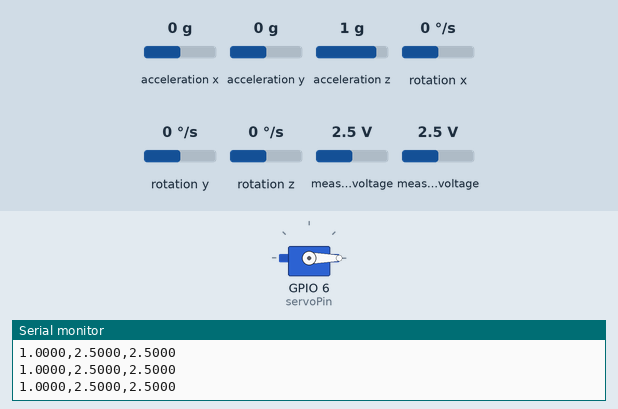
Recording of a sketch running on a simulated ESP32. Parts: servo, the last lines printed to the serial monitor. The inputs (shaded band) are chosen by the test bench; at power-on: acceleration x 0 g, acceleration y 0 g, acceleration z 1 g, rotation x 0 °/s, rotation y 0 °/s, rotation z 0 °/s, measured voltage 2.5 V.

Above: at 1.3 s.
1.4 s: acceleration x set to -0.7 g
2.9 s: acceleration x set to -1 g
At 3.6 s:
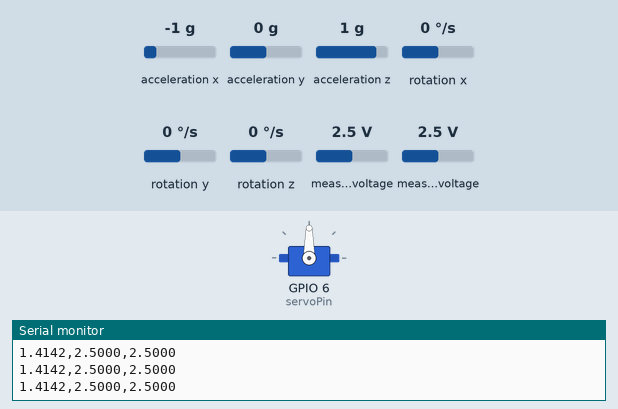
Timing chart, 0 to 5.9 s (numbered marks = the images above; inputs shaded):
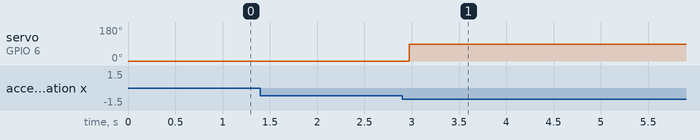

The sketch:

2finalcapstone.ino
```cpp
#include <Wire.h>
#include <MPU6050.h>
#include <Adafruit_ADS1X15.h>
#include <ESP32Servo.h>

MPU6050 mpu;
Adafruit_ADS1115 ads;
Servo gateServo;

const int servoPin = 6;
const float threshold = 1.3;
const float MAX_VALID_G = 8.0;

const int SDA_PIN = 8;
const int SCL_PIN = 9;

bool gateClosed = false;

void setup() {
  Serial.begin(115200);
  Wire.begin(SDA_PIN, SCL_PIN);
  delay(100);

  mpu.initialize();
  mpu.setFullScaleAccelRange(MPU6050_ACCEL_FS_2);
  Serial.println("MPU6050 initialized");

  Serial.println("Initializing ADS1115...");
  if (!ads.begin()) {
    Serial.println("ADS1115 initialization failed!");
    while (1) { delay(1000); }
  }
  Serial.println("ADS1115 initialized successfully");
  ads.setGain(GAIN_ONE);

  gateServo.attach(servoPin);
  gateServo.write(0);

  Serial.println("SYSTEM READY");
}

void loop() {
  if (Serial.available()) {
    char cmd = Serial.read();
    if (cmd == 'R') {
      gateClosed = false;
    }
  }

  int16_t ax, ay, az;
  mpu.getAcceleration(&ax, &ay, &az);

  float axg = ax / 16384.0;
  float ayg = ay / 16384.0;
  float azg = az / 16384.0;
  float magnitude = sqrt((axg * axg) + (ayg * ayg) + (azg * azg));

  bool validReading = (magnitude <= MAX_VALID_G);

  if (validReading && magnitude > threshold) {
    gateClosed = true;
  }

  if (gateClosed) {
    gateServo.write(90);
  } else {
    gateServo.write(0);
  }

  int16_t rawSensor1 = ads.readADC_SingleEnded(0);
  float voltage1 = ads.computeVolts(rawSensor1);
  int16_t rawSensor2 = ads.readADC_SingleEnded(1);
  float voltage2 = ads.computeVolts(rawSensor2);

  if (validReading) {
    Serial.print(magnitude, 4);
    Serial.print(",");
    Serial.print(voltage1, 4);
    Serial.print(",");
    Serial.println(voltage2, 4);
  }

  delay(150);
}
```

Measured:
- the behaviour switches between -0.8 and -0.9 g on acceleration x (found by bisection; images 0 and 1)
- after the input at 2.9 s, servo on GPIO 6 (servoPin): 0° → 90° after 0.07 s
